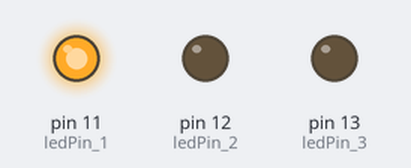
Recording of a sketch running on a simulated Arduino Uno, built with avr-gcc and run on an emulated ATmega328P. On the bench: output pins drawn as LEDs (lit = HIGH).

Above: at 0.5 s.
At 2.5 s:
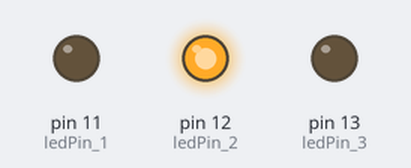
At 4.5 s:
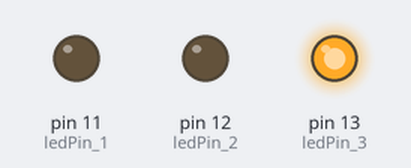
At 5.5 s:
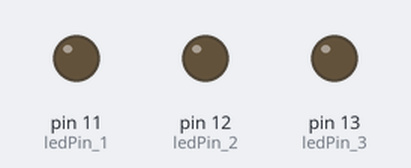
Timing chart, 0 to 7.8 s (numbered marks = the images above):
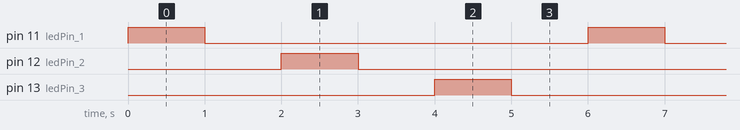

Measured:
- by itself, pin 11 (ledPin_1), pin 12 (ledPin_2), pin 13 (ledPin_3): alternates HIGH for 1.0 s and LOW for 5.0 s
- by itself, everything shown: repeats every 6.0 s, in 6 steps

The sketch:

Arduino_3_LED_on_off.ino
```cpp
int ledPin_1 = 11;
int ledPin_2 = 12;
int ledPin_3= 13;
void setup(){
  pinMode(ledPin_1, OUTPUT);
  pinMode(ledPin_2, OUTPUT);
  pinMode(ledPin_3, OUTPUT);
  }

void loop(){
  digitalWrite(ledPin_1, HIGH);
  delay(1000);
  digitalWrite(ledPin_1, LOW);
  delay(1000);
  digitalWrite(ledPin_2, HIGH);
  delay(1000);
  digitalWrite(ledPin_2, LOW);
  delay(1000);
  digitalWrite(ledPin_3, HIGH);
  delay(1000);
  digitalWrite(ledPin_3, LOW);
  delay(1000);
  }
```
